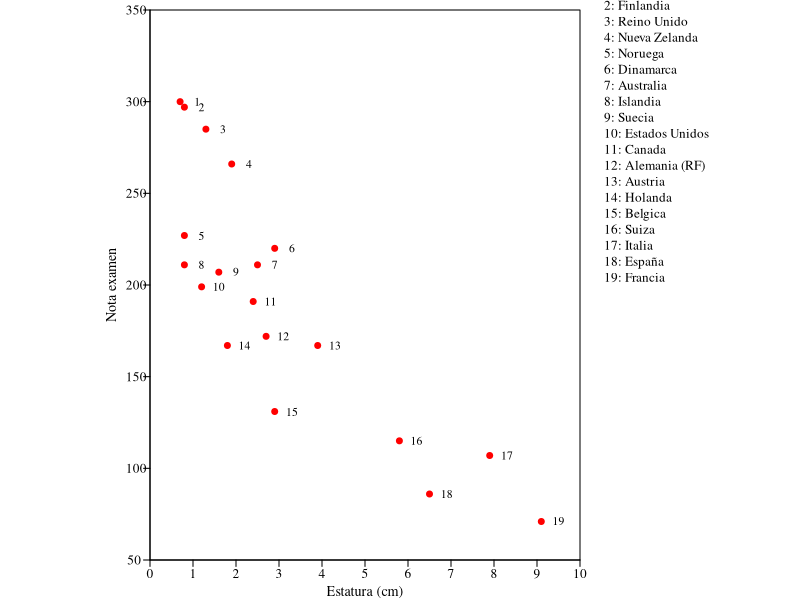

Here is the R script that generated this plot:
Vino = read.csv2("Vino.csv")

yVino = as.numeric(Vino$muertesEnfCardiaca)
xVino = as.numeric(Vino$consumoVino)

png(file="070_vino.png",width=1900, height=950, res = 300)

t= 0.8
par(mar = c(2, 7.5, 0.5, 11), family = "serif") # sumo 7.5
plot(xVino, yVino, xlim = c(0, 10), ylim = c(50, 350), xlab="", ylab="", pch = 19, col = "red", 
     cex = t, xaxt = "n", yaxt = "n", xaxs="i", yaxs="i")

axis(side=1, padj=-2, tck=-0.015, at=seq(0, 10, 1), cex.axis = t)
axis(side=2, hadj=0.2, tck=-0.015, at=seq(50, 350, 50), cex.axis = t, las = 1)

text(xVino+0.4, yVino, labels=Vino$Num, cex= 0.7)

legend (10, 370, 
        legend = c("1: Irlanda", 
                   "2: Finlandia", 
                   "3: Reino Unido",
                   "4: Nueva Zelanda",
                   "5: Noruega",
                   "6: Dinamarca",
                   "7: Australia",
                   "8: Islandia",
                   "9: Suecia",
                   "10: Estados Unidos",
                   "11: Canada",
                   "12: Alemania (RF)",
                   "13: Austria",
                   "14: Holanda",
                   "15: Belgica",
                   "16: Suiza",
                   "17: Italia",
                   "18: España",
                   "19: Francia"), 
                   xpd = TRUE, cex = 0.8, bty = "n")
mtext('Estatura (cm)', side=1, line=1, cex=t+0.05, las=1, family = "serif")
mtext('Nota examen', side=2, line=1.5, cex=t+0.05, las=0, family = "serif")

#abline(lm(yestNota ~ xestNota), col = "blue")

dev.off()

